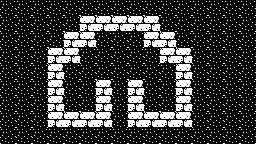

This game map was drawn from its Tiled (.tmx) file and the tilesets committed beside it. A one-line description and the full map source follow:
An orthogonal 16x9 tile map with 16x16 px tiles, 2 tile layers (ground, obstacles), 2 tilesets.

<map version="1.10" tiledversion="1.10.1" orientation="orthogonal" renderorder="right-down" width="16" height="9" tilewidth="16" tileheight="16" infinite="0" nextlayerid="3" nextobjectid="1">
 <tileset firstgid="1" source="../tilesets/map1.tsx" />
 <tileset firstgid="9" source="../tilesets/playerchoice1.tsx" />
 <layer id="1" name="ground" width="16" height="9">
  <data encoding="csv">
6,6,6,6,6,6,6,6,6,6,6,6,6,6,6,6,
6,6,6,6,6,6,6,6,6,6,6,6,6,6,6,6,
6,6,6,6,6,6,6,6,6,6,6,6,6,6,6,6,
6,6,6,6,6,6,6,6,6,6,6,6,6,6,6,6,
6,6,6,6,6,6,6,6,6,6,6,6,6,6,6,6,
6,6,6,6,6,6,6,6,6,6,6,6,6,6,6,6,
6,6,6,6,6,6,6,6,6,6,6,6,6,6,6,6,
6,6,6,6,6,6,6,6,6,6,6,6,6,6,6,6,
6,6,6,6,6,6,6,6,6,6,6,6,6,6,6,6
</data>
 </layer>
 <layer id="2" name="obstacles" width="16" height="9">
  <data encoding="csv">
0,0,0,0,0,0,0,0,0,0,0,0,0,0,0,0,
0,0,0,0,0,7,7,7,7,7,0,0,0,0,0,0,
0,0,0,0,7,7,0,0,0,7,7,0,0,0,0,0,
0,0,0,7,7,0,0,0,0,0,7,7,0,0,0,0,
0,0,0,7,0,0,0,0,0,0,0,7,0,0,0,0,
0,0,0,7,0,0,7,0,7,0,0,7,0,0,0,0,
0,0,0,7,0,0,7,0,7,0,0,7,0,0,0,0,
0,0,0,7,7,7,7,0,7,7,7,7,0,0,0,0,
0,0,0,0,0,0,0,0,0,0,0,0,0,0,0,0
</data>
 </layer>
</map>
